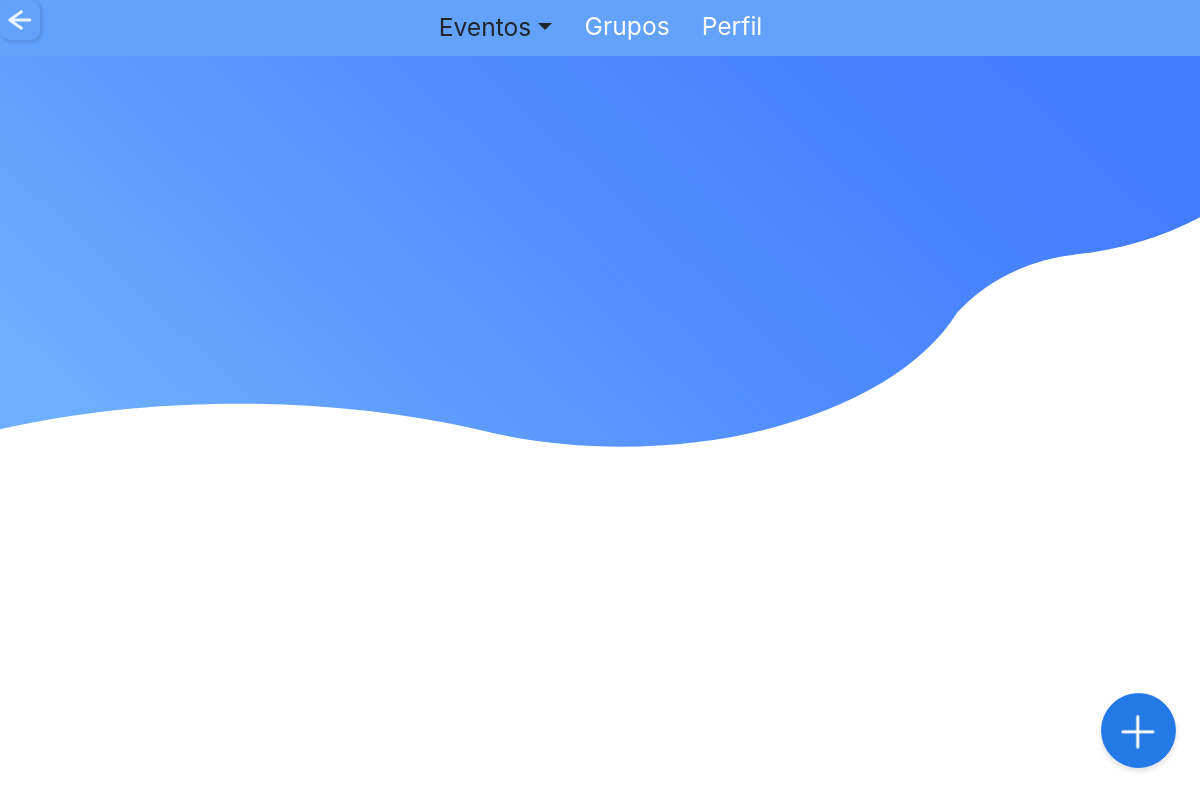
Page /admin/eventos.php?id=PROGRAMADO (signed in) on the earlier database version.
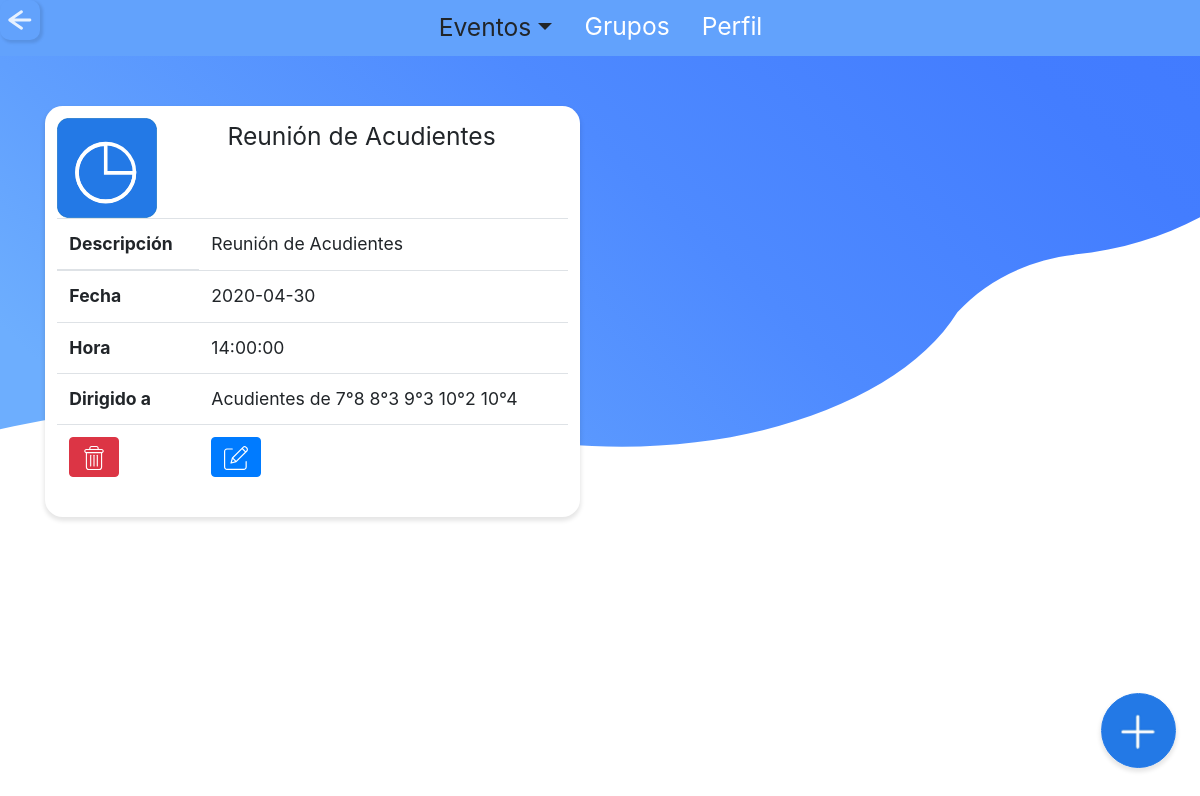
Same page on the later database version.
### tables this page shows
CREATE TABLE `tbl_evento` (
  `id_evento` int(11) NOT NULL,
  `titulo_e` varchar(30) NOT NULL,
  `descripcion_e` text NOT NULL,
  `estado_e` varchar(10) NOT NULL,
  `id_tipo` varchar(40) NOT NULL,
  `id_fecha` varchar(40) NOT NULL,
  `id_horas` varchar(40) NOT NULL,
  `id_administrador` varchar(10) NOT NULL,
  `id_moderador` varchar(10) NOT NULL,
  `fecha_creacion_evento` datetime NOT NULL
);

CREATE TABLE `tbl_fecha_evento` (
  `id_fecha` varchar(40) NOT NULL,
  `fecha_publicacion` date NOT NULL,
  `fecha_evento` date NOT NULL,
  `fecha_eliminacion` date NOT NULL,
  `fecha_creacion` datetime NOT NULL
);

CREATE TABLE `tbl_hora_evento` (
  `id_horas` varchar(40) NOT NULL,
  `hora_publicacion` time NOT NULL,
  `hora_evento` time NOT NULL,
  `hora_eliminacion` time NOT NULL,
  `fecha_creacion_hora` datetime NOT NULL
);

CREATE TABLE `tbl_eventoxgrupo` (
  `id_evento` int(11) NOT NULL,
  `codigo_g` varchar(10) NOT NULL,
  `estudiante` int(11) NOT NULL,
  `acudiente` int(11) NOT NULL,
  `docente` int(11) NOT NULL
);

CREATE TABLE `tbl_grupo` (
  `codigo_g` varchar(10) NOT NULL,
  `grado_g` int(11) NOT NULL,
  `grupo_g` varchar(3) NOT NULL,
  `id_jornada` varchar(3) NOT NULL
);

### admin/eventos.php (the view, shortened to what this page needs)
<?php
  include "../php/conexion.php";
  include "../php/variables.php";
?>
<!doctype html>
<html>
  <head>
  <?php
    $title="Administrador | SchoolTime";
    echo Links($title);
    ?>
  </head>
  <body >
  <?php
$titulo="eventos";
echo Eventos($titulo);
$estado=$_REQUEST['id'];
?>
    <br>
    <br>
    <br>
    <br>
    <div class="container">
      <div class="row">
  <?php
	$query="SELECT * FROM tbl_evento  WHERE estado_e='$estado' order by id_evento desc";
  $resultado=$conexion->query($query);
	while ($row=$resultado->fetch_assoc()){
    $id_evento_actual = $row['id_evento'];
  ?>
  <div class="col-sm">
            <div class="card evento" onclick="lig(4)">
    <div class="row no-gutters">
      <div class="col-md-4">
        <?php if($row['id_tipo']=="00B"){
          ?>
          <img class="tipo-evento" src="../svg/cambio.svg">
          <?php
        }elseif($row['id_tipo']=="00C"){
          ?>
          <img class="tipo-evento" src="../svg/reunion.svg">
          <?php
        }else{
          ?>
          <img class="tipo-evento" src="../svg/fiesta.svg">
<?php
        }?>
      </div>
      <div class="col-md-7">
          <div class=" titulo_perfil large"><?php echo $row['titulo_e']?></div>
    </div>
  </div>
  <table class="table">
  <thead>
    <tr>
      <th  scope="col">Descripción</th>
      <td class="st_ryde"><?php echo $row['descripcion_e']?></td>
    </tr>
  </thead>
  <tbody>
    <tr>
    <th scope="col">Fecha</th>
    <?php
    $consultaFecha="SELECT * FROM tbl_evento as evento INNER JOIN tbl_fecha_evento as fecha ON evento.id_fecha=fecha.id_fecha where evento.id_evento='$id_evento_actual'";
	$result=$conexion->query($consultaFecha);
	while ($rowF=$result->fetch_assoc()){
  ?>
     <td class="st_ryde"><?php echo $rowF['fecha_evento']?></td>
     <?php
     }
     ?>
    </tr>
    <tr>
    <th scope="col">Hora</th>
    <?php
    $consultaFecha="SELECT * FROM tbl_evento as evento INNER JOIN tbl_hora_evento as hora ON evento.id_horas=hora.id_horas  where evento.id_evento='$id_evento_actual'";
	$result=$conexion->query($consultaFecha);
	while ($rowH=$result->fetch_assoc()){
  ?>
    <td class="st_ryde"><?php echo $rowH['hora_evento']?></td>
    <?php
  }
    ?>
</tr>
<tr>
    <th scope="col">Dirigido a</th>
    <td class="st_ryde">
    <?php
    $consultaDirigido="SELECT * FROM tbl_eventoxgrupo as exg INNER JOIN tbl_evento as evento ON exg.id_evento=evento.id_evento INNER JOIN tbl_grupo as grupo ON exg.codigo_g=grupo.codigo_g WHERE exg.id_evento='$id_evento_actual' ORDER BY grupo.grado_g";
  $resulta=$conexion->query($consultaDirigido);
  $count=1;
	while ($rowD=$resulta->fetch_assoc()){
    ?>
    <?php
    if($rowD['grado_g']!=null){
      if($count==1){
        if($rowD['acudiente'] == "1"){
          echo " Acudientes ";
        }
        echo " de ";
      }
      $count++;
      echo $rowD['grado_g']."°".$rowD['grupo_g'];
    }elseif($rowD['codigo_g']=="DOCENTES"){
      echo "Docentes sin dirección.";
    }
    ?>
     <?php
     }
     ?>
  </td>
</tr>
<?php
if($estado=="PROGRAMADO"){
?>
<tr>
<td >
    <a href="../php/eliminar2.php?id_evento=<?php echo $row['id_evento']?>" style="color: white; text-decoration: none; " onclick="return confir();">
<button type="button" class="btn btn-danger btn_icon">
    <img class="icon" src="../svg/delete.svg"></button></a>
</td>
<td >
  <a href="actualizar_evento.php?id=<?php echo $row['id_evento']?>" style="color: white; text-decoration: none;" onclick="return confirEdit();">
<button type="button" class="btn btn-primary btn_icon edit2 ">
  <img class="icon" src="../svg/edit.svg"></button></a>
  </td >
</tr>
<?php
}
?>
  </tbody>
</table>
</div>
</div>
<?php
  }
?>
</div>
</div>
 <center>
  <div class="form-check form-check-inline">
  <input class="btn_ok large" type="button" onclick="window.location.href = '<?php echo $n_evento?>';" value="Nuevo Evento">
  </div>
  </center>
  </body>
</html>

### php/variables.php (shortened to what this page needs)
<?php
    $n_evento="nuevo_evento.php";
    $grupos="grupos.php";
    $perfil="perfil.php";
    function Eventos($titulo){
        Global $grupos;
        Global $perfil;
        echo "<div class='blue'>";
        echo "<ul class='nav nav-pills mb-3 justify-content-center'>";
        echo "<li class='nav-item'>";
        echo "<input class='atras' type='button' onclick='history.back()' name='volver atrás' value='volver atrás'>";
        echo "</li>";
        echo "<li class='nav-item'>";
        echo "<div class='dropdown'>";
        echo "<button class='btn dropdown-toggle  nav-link large' type='button' id='dropdownMenuButton' data-toggle='dropdown' aria-haspopup='true' aria-expanded='false'>";
        echo "Eventos";
        echo "</button>";
        echo "</div>";
        echo "</li>";
        echo "<li class='nav-item'>";
        if($titulo=="grupos"){
            echo "<a class='nav-link active large st_ryde' href='".$grupos."'>Grupos</a>";
        }else{
            echo "<a class='nav-link large white st_ryde' href='".$grupos."'>Grupos</a>";
        }
        echo " </li>";
        echo "<li class='nav-item'>";
        if($titulo=="perfil"){
            echo "<a class='nav-link active large white st_ryde' href='".$perfil."'>Perfil</a>";
        }else{
            echo "<a class='nav-link large white st_ryde' href='".$perfil."'>Perfil</a>";
        }
        echo "</li>";
        echo "</ul>";
        echo "</div>";
    };
    function Links($title){
        echo "<link rel='stylesheet' href='../css/bootstrap.min.css'>";
        echo "<link rel='stylesheet' type='text/css' href='../css/style.css'>";
        echo "<link rel='stylesheet' href='../sweetalert/docs/assets/css/app.css'>";
    }
?>

### css/style.css (style rules this page uses)
* { padding: 0; margin: 0; }
body { background: url(../svg/back_one.svg) no-repeat center center fixed; background-size: cover; font-size: 110%; }
.icon { width:100%; }
.btn_icon { max-width:50px; right: 20px; }
.btn_ok { position: fixed; bottom: 0; right: 1.5rem; display: inline-block; font-weight: 400; color: transparent; -webkit-user-select: none; -moz-user-select: none; -ms-user-select: none; user-select: none; width: 75px; height: 75px; box-shadow: 0px 3px 4px 1px rgba(0, 0, 0, 0.1); background-color: c; background: url(../iconos/nuevo_env.png) no-repeat center center; background-size: 100%; border: 1px solid #2379E6; padding: 0.375rem 0.75rem; margin-bottom: 2rem; line-height: 1.5; border-radius: 3rem; margin-left: -1.5rem; transition: width .7s; }
input { background-color: white; width: 80px; height: 80px; border-radius: 10px; border-color: transparent; color: transparent; box-shadow: 2px 2px 3px 1px rgba(0, 0, 0, 0.1); }
.atras { position:absolute; left: 0; width: 40px; height: 40px; background-color: transparent; background-size: 80%; background: url(../svg/atras.svg) no-repeat center center; }
.large { font-size: 140%; }
.white { color:white; }
.blue { background-color: #62A2FC; width: 100%; z-index:1000; position: fixed; height: 3.5rem; }
.evento { max-width: 535px; padding: 0.7em; border: 0px solid #CCC; box-shadow: 0px 3px 4px 1px rgba(0, 0, 0, 0.1); border-radius: 1em; background-color: white; flex: 0 0 66.666667%; margin-bottom: 1rem; }
.tipo-evento { background-color: white; width: 100px; height: 100px; border-radius: 10px; border-color: #F2F2F2; color: transparent; }
.edit2 { right: 80px; }

Differences in the rows shown:
added tbl_evento: titulo_e "Reunión de Acudientes", descripcion_e "Reunión de Acudientes", id_fecha.fecha_evento "2020-04-30", id_horas.hora_evento "14:00:00"
added tbl_eventoxgrupo: acudiente "Acudientes", shows "de", codigo_g.grado_g "7", codigo_g.grupo_g "8"
added tbl_eventoxgrupo: codigo_g.grado_g "8", codigo_g.grupo_g "3"
added tbl_eventoxgrupo: codigo_g.grado_g "9", codigo_g.grupo_g "3"
added tbl_eventoxgrupo: codigo_g.grado_g "10", codigo_g.grupo_g "2"
added tbl_eventoxgrupo: codigo_g.grado_g "10", codigo_g.grupo_g "4"
